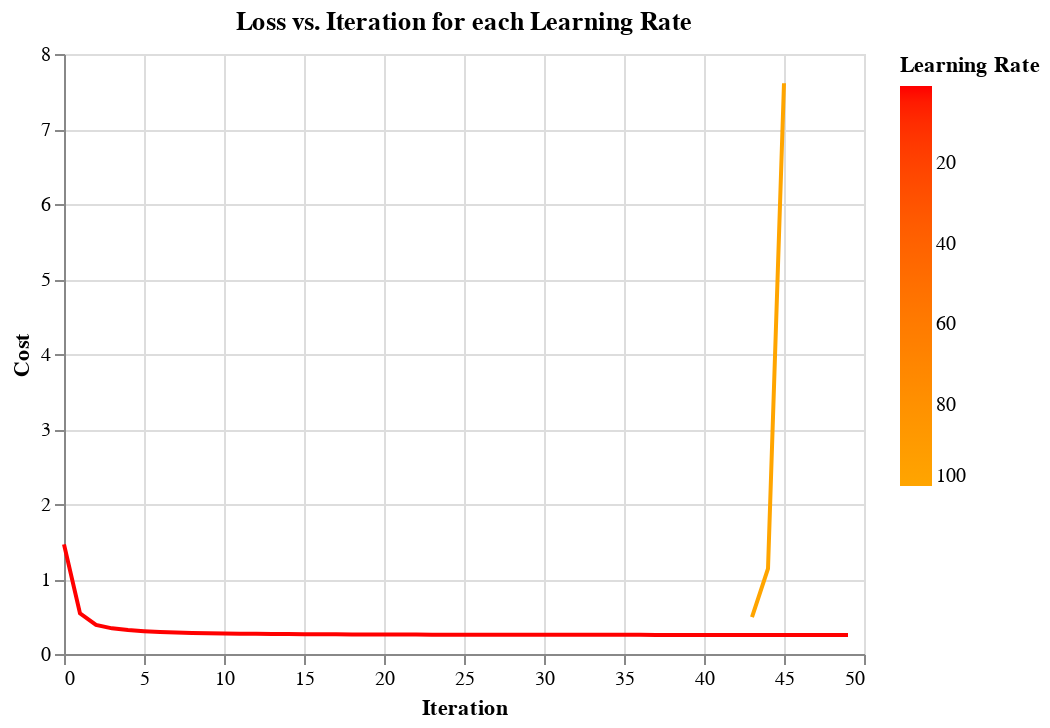

The notebook cell this image was saved under:
### Markdown cell above
The higher learning rate (when only comparing 1, .01, and .0001) allows the gradient descent to converge much faster.  Over the course of 5,000 iterations, only the learning rate of one converges before the 5,000 iterations (converging after only ~400 iterations).  It would be preferable to use the higher learning rate, because in a more complicated gradient descent problem where computation can be very time consuming, the higher learning rate will allow for convergence in a substantially more reasonable time.

### Code cell
lrates = [100, 1]
plots = []
for lr in lrates:
    model = Logistic_regression()
    model.fit(train.loc[:, ['x1', 'x2']], train.loc[:, 'y'], lr, max_iter = 50 if lr == 100 else 5000)
    if not isinstance(plots, list):
        plots = pd.concat([plots, pd.DataFrame({lr: model.learning_curve(train.loc[:, ['x1', 'x2']], train.loc[:, 'y'])})], axis = 1)
    else:
        plots = pd.DataFrame({lr: model.learning_curve(train.loc[:, ['x1', 'x2']], train.loc[:, 'y'])})

plots2 = plots.reset_index(names = ['Iteration']).melt(
    id_vars = 'Iteration', 
    var_name = 'Learning Rate', 
    value_name = 'Cost')

alt.Chart(plots2.loc[plots2.loc[:, 'Iteration'] < 50, :],
        title = "Loss vs. Iteration for each Learning Rate").mark_line().encode(
            x = 'Iteration', 
            y = 'Cost', 
            color = alt.Color('Learning Rate', scale = alt.Scale(
                domain = lrates,
                range = ['orange', 'red'])))

### Figure 1 — Vega-Lite specification as saved in the notebook (floating-point values rounded to 4 significant figures)
{"config": {"view": {"continuousWidth": 400, "continuousHeight": 300}}, "data": {"name": "data-acaefa085e176361c7149c9eddf7d666"}, "mark": "line", "encoding": {"color": {"field": "Learning Rate", "scale": {"domain": [100, 1], "range": ["orange", "red"]}, "type": "quantitative"}, "x": {"field": "Iteration", "type": "quantitative"}, "y": {"field": "Cost", "type": "quantitative"}}, "title": "Loss vs. Iteration for each Learning Rate", "$schema": "https://vega.github.io/schema/vega-lite/v4.17.0.json", "datasets": {"data-acaefa085e176361c7149c9eddf7d666": [{"Iteration": 0, "Learning Rate": 100, "Cost": 1.62}, {"Iteration": 1, "Learning Rate": 100, "Cost": null}, {"Iteration": 2, "Learning Rate": 100, "Cost": null}, {"Iteration": 3, "Learning Rate": 100, "Cost": null}, {"Iteration": 4, "Learning Rate": 100, "Cost": null}, {"Iteration": 5, "Learning Rate": 100, "Cost": null}, {"Iteration": 6, "Learning Rate": 100, "Cost": null}, {"Iteration": 7, "Learning Rate": 100, "Cost": null}, {"Iteration": 8, "Learning Rate": 100, "Cost": null}, {"Iteration": 9, "Learning Rate": 100, "Cost": null}, {"Iteration": 10, "Learning Rate": 100, "Cost": null}, {"Iteration": 11, "Learning Rate": 100, "Cost": null}, {"Iteration": 12, "Learning Rate": 100, "Cost": null}, {"Iteration": 13, "Learning Rate": 100, "Cost": null}, {"Iteration": 14, "Learning Rate": 100, "Cost": null}, {"Iteration": 15, "Learning Rate": 100, "Cost": null}, {"Iteration": 16, "Learning Rate": 100, "Cost": null}, {"Iteration": 17, "Learning Rate": 100, "Cost": null}, {"Iteration": 18, "Learning Rate": 100, "Cost": null}, {"Iteration": 19, "Learning Rate": 100, "Cost": null}, {"Iteration": 20, "Learning Rate": 100, "Cost": null}, {"Iteration": 21, "Learning Rate": 100, "Cost": null}, {"Iteration": 22, "Learning Rate": 100, "Cost": null}, {"Iteration": 23, "Learning Rate": 100, "Cost": null}, {"Iteration": 24, "Learning Rate": 100, "Cost": null}, {"Iteration": 25, "Learning Rate": 100, "Cost": null}, {"Iteration": 26, "Learning Rate": 100, "Cost": null}, {"Iteration": 27, "Learning Rate": 100, "Cost": 0.9284}, {"Iteration": 28, "Learning Rate": 100, "Cost": null}, {"Iteration": 29, "Learning Rate": 100, "Cost": null}, {"Iteration": 30, "Learning Rate": 100, "Cost": null}, {"Iteration": 31, "Learning Rate": 100, "Cost": null}, {"Iteration": 32, "Learning Rate": 100, "Cost": null}, {"Iteration": 33, "Learning Rate": 100, "Cost": null}, {"Iteration": 34, "Learning Rate": 100, "Cost": null}, {"Iteration": 35, "Learning Rate": 100, "Cost": null}, {"Iteration": 36, "Learning Rate": 100, "Cost": null}, {"Iteration": 37, "Learning Rate": 100, "Cost": null}, {"Iteration": 38, "Learning Rate": 100, "Cost": null}, {"Iteration": 39, "Learning Rate": 100, "Cost": 1.142}, {"Iteration": 40, "Learning Rate": 100, "Cost": null}, {"Iteration": 41, "Learning Rate": 100, "Cost": null}, {"Iteration": 42, "Learning Rate": 100, "Cost": null}, {"Iteration": 43, "Learning Rate": 100, "Cost": 0.4914}, {"Iteration": 44, "Learning Rate": 100, "Cost": 1.138}, {"Iteration": 45, "Learning Rate": 100, "Cost": 7.61}, {"Iteration": 46, "Learning Rate": 100, "Cost": null}, {"Iteration": 47, "Learning Rate": 100, "Cost": null}, {"Iteration": 48, "Learning Rate": 100, "Cost": null}, {"Iteration": 49, "Learning Rate": 100, "Cost": null}, {"Iteration": 0, "Learning Rate": 1, "Cost": 1.461}, {"Iteration": 1, "Learning Rate": 1, "Cost": 0.542}, {"Iteration": 2, "Learning Rate": 1, "Cost": 0.3877}, {"Iteration": 3, "Learning Rate": 1, "Cost": 0.3422}, {"Iteration": 4, "Learning Rate": 1, "Cost": 0.3187}, {"Iteration": 5, "Learning Rate": 1, "Cost": 0.3042}, {"Iteration": 6, "Learning Rate": 1, "Cost": 0.2942}, {"Iteration": 7, "Learning Rate": 1, "Cost": 0.287}, {"Iteration": 8, "Learning Rate": 1, "Cost": 0.2815}, {"Iteration": 9, "Learning Rate": 1, "Cost": 0.2773}, {"Iteration": 10, "Learning Rate": 1, "Cost": 0.2739}, {"Iteration": 11, "Learning Rate": 1, "Cost": 0.2711}, {"Iteration": 12, "Learning Rate": 1, "Cost": 0.2688}, {"Iteration": 13, "Learning Rate": 1, "Cost": 0.2669}, {"Iteration": 14, "Learning Rate": 1, "Cost": 0.2654}, {"Iteration": 15, "Learning Rate": 1, "Cost": 0.264}, {"Iteration": 16, "Learning Rate": 1, "Cost": 0.2628}, {"Iteration": 17, "Learning Rate": 1, "Cost": 0.2618}, {"Iteration": 18, "Learning Rate": 1, "Cost": 0.261}, {"Iteration": 19, "Learning Rate": 1, "Cost": 0.2602}, {"Iteration": 20, "Learning Rate": 1, "Cost": 0.2596}, {"Iteration": 21, "Learning Rate": 1, "Cost": 0.259}, {"Iteration": 22, "Learning Rate": 1, "Cost": 0.2585}, {"Iteration": 23, "Learning Rate": 1, "Cost": 0.258}, {"Iteration": 24, "Learning Rate": 1, "Cost": 0.2576}, {"Iteration": 25, "Learning Rate": 1, "Cost": 0.2573}, {"Iteration": 26, "Learning Rate": 1, "Cost": 0.2569}, {"Iteration": 27, "Learning Rate": 1, "Cost": 0.2567}, {"Iteration": 28, "Learning Rate": 1, "Cost": 0.2564}, {"Iteration": 29, "Learning Rate": 1, "Cost": 0.2562}, {"Iteration": 30, "Learning Rate": 1, "Cost": 0.256}, {"Iteration": 31, "Learning Rate": 1, "Cost": 0.2558}, {"Iteration": 32, "Learning Rate": 1, "Cost": 0.2556}, {"Iteration": 33, "Learning Rate": 1, "Cost": 0.2554}, {"Iteration": 34, "Learning Rate": 1, "Cost": 0.2553}, {"Iteration": 35, "Learning Rate": 1, "Cost": 0.2552}, {"Iteration": 36, "Learning Rate": 1, "Cost": 0.2551}, {"Iteration": 37, "Learning Rate": 1, "Cost": 0.255}, {"Iteration": 38, "Learning Rate": 1, "Cost": 0.2549}, {"Iteration": 39, "Learning Rate": 1, "Cost": 0.2548}, {"Iteration": 40, "Learning Rate": 1, "Cost": 0.2547}, {"Iteration": 41, "Learning Rate": 1, "Cost": 0.2546}, {"Iteration": 42, "Learning Rate": 1, "Cost": 0.2546}, {"Iteration": 43, "Learning Rate": 1, "Cost": 0.2545}, {"Iteration": 44, "Learning Rate": 1, "Cost": 0.2544}, {"Iteration": 45, "Learning Rate": 1, "Cost": 0.2544}, {"Iteration": 46, "Learning Rate": 1, "Cost": 0.2543}, {"Iteration": 47, "Learning Rate": 1, "Cost": 0.2543}, {"Iteration": 48, "Learning Rate": 1, "Cost": 0.2543}, {"Iteration": 49, "Learning Rate": 1, "Cost": 0.2542}]}}
